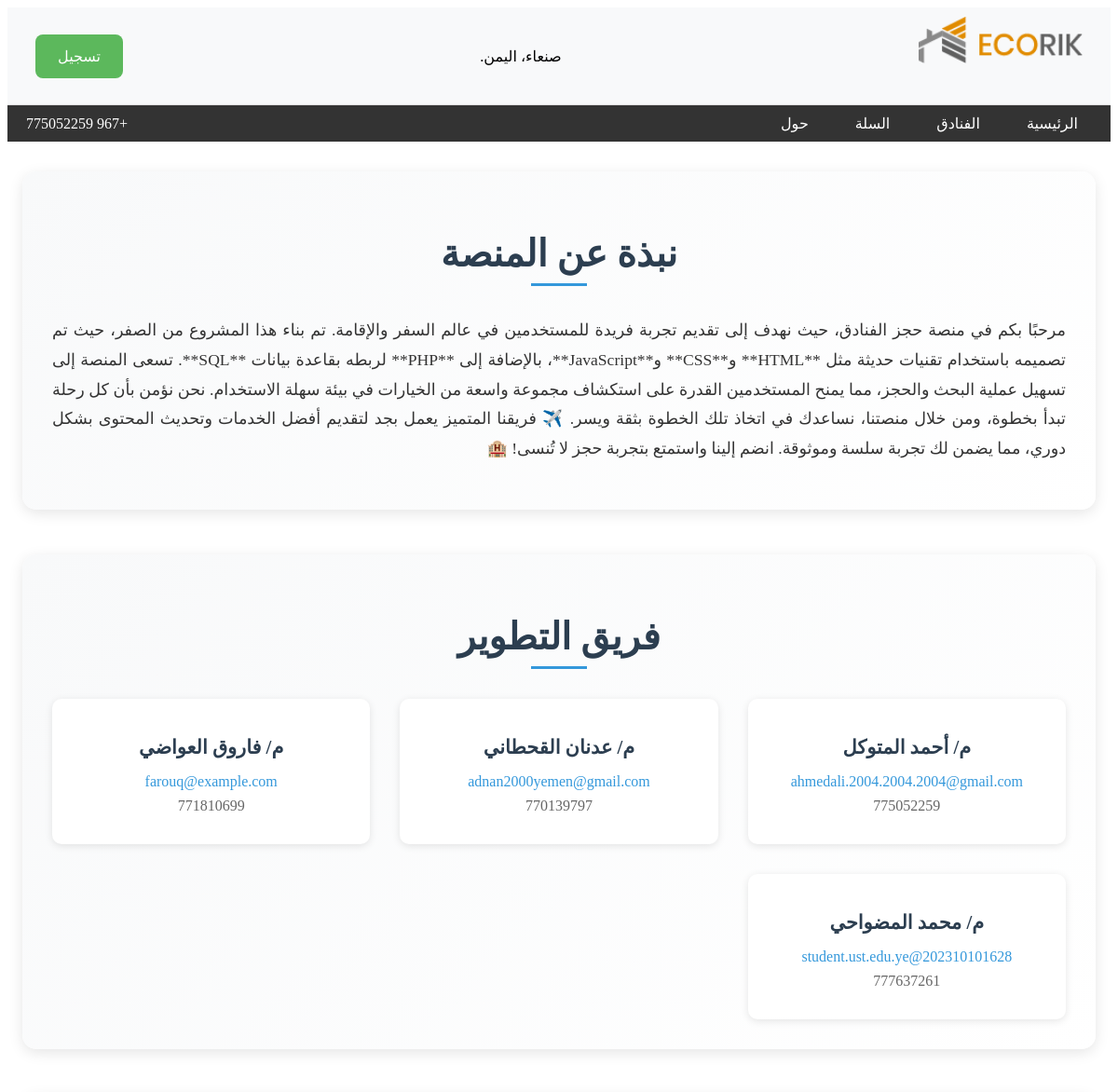
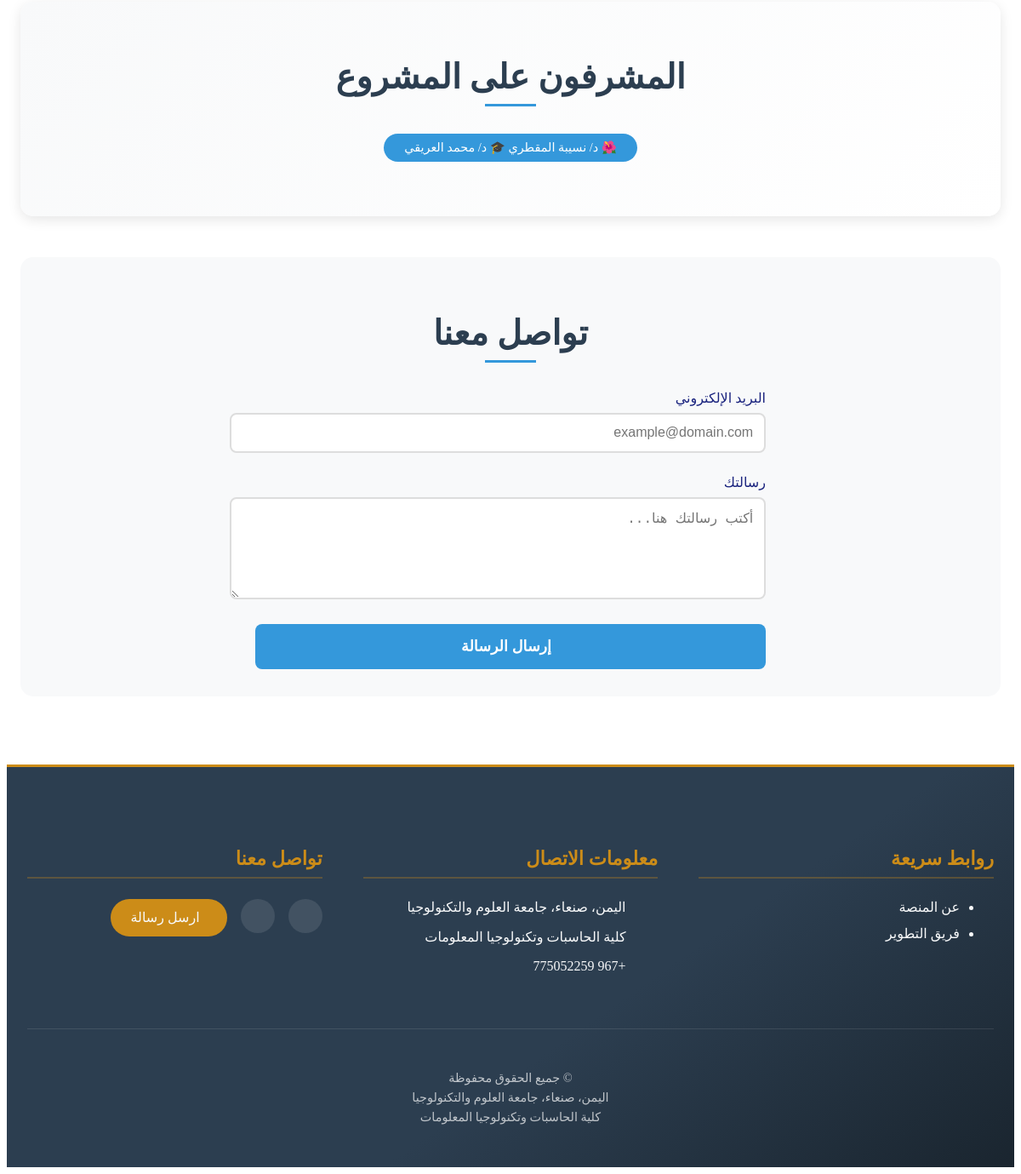
Page /about.php on the committed database (2 pictures, top to bottom).
### tables this page shows
CREATE TABLE `about` (
  `about_id` int(11) NOT NULL,
  `About_site` text NOT NULL
);

CREATE TABLE `developer_team` (
  `id` int(11) NOT NULL,
  `developer_name` varchar(100) NOT NULL,
  `developer_phone` varchar(15) NOT NULL,
  `developer_email` varchar(100) NOT NULL
);

### about.php (the view, shortened to what this page needs)
<?php
require_once('header.php');
require_once('nav.php');
include 'config.php';
$sql = "SELECT About_site FROM about LIMIT 1";
$result = $conn->query($sql);
if ($result && $result->num_rows > 0) {
    $row = $result->fetch_assoc();
    $about_site = $row['About_site'];
} else {
    $about_site = "لا توجد بيانات للعرض.";
}
$sql_developers = "SELECT developer_name, developer_email, developer_phone FROM developer_team";
$result_developers = $conn->query($sql_developers);
$developers = [];
if ($result_developers && $result_developers->num_rows > 0) {
    while ($row = $result_developers->fetch_assoc()) {
        $developers[] = [
            'name' => $row['developer_name'],
            'developer_email' => $row['developer_email'],
            'developer_phone' => $row['developer_phone']
        ];
    }
} else {
    $developers[] = ["name" => "لا توجد أسماء للفريق.", "developer_email" => "", "developer_phone" => ""];
}
$sql_supervisors = "SELECT Project_Supervisors FROM project_supervisors";
$result_supervisors = $conn->query($sql_supervisors);
$supervisors = [];
if ($result_supervisors && $result_supervisors->num_rows > 0) {
    while ($row = $result_supervisors->fetch_assoc()) {
        $supervisors[] = $row['Project_Supervisors'];
    }
} else {
    $supervisors[] = "لا توجد أسماء للمشرفين.";
}
?>
<main>
    <section class="about-section">
        <h2 class="section-title">نبذة عن المنصة</h2>
        <p class="about-content"><?php echo htmlspecialchars($about_site); ?></p>
    </section>
    <section class="about-section"  id="team">
        <h2 class="section-title" id="team">فريق التطوير</h2>
        <div class="team-grid">
            <?php foreach ($developers as $developer): ?>
                <div class="team-card">
                    <h3 class="developer-name"><?php echo htmlspecialchars($developer['name']); ?></h3>
                    <div class="developer-info">
                        <a href="mailto:<?php echo htmlspecialchars($developer['developer_email']); ?>">
                            <?php echo htmlspecialchars($developer['developer_email']); ?>
                        </a>
                    </div>
                    <div class="developer-info">
                        <?php echo htmlspecialchars($developer['developer_phone']); ?>
                    </div>
                </div>
            <?php endforeach; ?>
        </div>
    </section>
    <section class="about-section">
        <h2 class="section-title">المشرفون على المشروع</h2>
        <div class="supervisors-list">
            <?php foreach ($supervisors as $supervisor): ?>
                <div class="supervisor-badge">
                    <?php echo htmlspecialchars($supervisor); ?>
                </div>
            <?php endforeach; ?>
        </div>
    </section>
    <section class="contact-section" id="contact">
        <h2 class="section-title">تواصل معنا</h2>
        <form class="contact-form" method="POST" onsubmit="return confirmSubmission()">
            <div class="form-group">
                <label class="form-label" for="email">البريد الإلكتروني</label>
                <input
                    type="email"
                    id="email"
                    name="email"
                    class="form-input"
                    placeholder="example@domain.com"
                    required
                >
            </div>
            <div class="form-group">
                <label class="form-label" for="message">رسالتك</label>
                <textarea
                    id="message"
                    name="message"
                    class="form-textarea"
                    rows="5"
                    placeholder="أكتب رسالتك هنا..."
                    required
                ></textarea>
            </div>
            <button type="submit" class="submit-btn">
                <i class="fas fa-paper-plane"></i> إرسال الرسالة
            </button>
        </form>
    </section>
</main>
<?php
require_once('footer.php');
?>

### css/mystyle.css (style rules this page uses)
:root { --primary-color: #CC8C18; --secondary-color: #2c3e50; --accent-color: #e74c3c; --text-light: #ffffff; }
.form-group { position: relative; margin-bottom: 0; }
.form-label { display: block; margin-bottom: 0.5rem; color: #495057; font-weight: 500; }
:root { --primary-color: #2c3e50; --secondary-color: #3498db; --accent-color: #e74c3c; --light-bg: #f8f9fa; --text-color: #333; }
main { max-width: 1200px; margin: 2rem auto; padding: 0 1rem; }
.about-section { background: linear-gradient(135deg, var(--light-bg) 0%, #ffffff 100%); border-radius: 15px; padding: 2rem; box-shadow: 0 4px 15px rgba(0,0,0,0.1); margin-bottom: 3rem; }
.section-title { color: var(--primary-color); text-align: center; font-size: 2.5rem; margin-bottom: 2rem; position: relative; }
.section-title::after { content: ''; display: block; width: 60px; height: 3px; background: var(--secondary-color); margin: 0.5rem auto; }
.about-content { font-size: 1.1rem; line-height: 1.8; color: var(--text-color); text-align: justify; }
.team-grid { display: grid; grid-template-columns: repeat(auto-fit, minmax(250px, 1fr)); gap: 2rem; margin-top: 2rem; }
.team-card { background: white; border-radius: 10px; padding: 1.5rem; text-align: center; transition: transform 0.3s ease; box-shadow: 0 2px 8px rgba(0,0,0,0.1); }
.developer-name { color: var(--primary-color); font-size: 1.3rem; margin: 1rem 0; }
.developer-info { color: #666; margin: 0.5rem 0; }
.developer-info a { color: var(--secondary-color); text-decoration: none; }
.supervisors-list { display: flex; flex-wrap: wrap; gap: 1rem; justify-content: center; margin: 2rem 0; }
.supervisor-badge { background: var(--secondary-color); color: white; padding: 0.5rem 1.5rem; border-radius: 20px; font-size: 0.9rem; }
.contact-section { background: var(--light-bg); border-radius: 15px; padding: 2rem; margin-top: 3rem; }
.contact-form { max-width: 600px; margin: 0 auto; }
.form-label { display: block; margin-bottom: 0.5rem; color: var(--primary-color); font-weight: 600; }
.form-input, .form-textarea { width: 100%; padding: 0.8rem; border: 2px solid #ddd; border-radius: 8px; font-size: 1rem; transition: border-color 0.3s ease; }
.submit-btn { background: var(--secondary-color); color: white; padding: 1rem 2rem; border: none; border-radius: 8px; font-size: 1.1rem; cursor: pointer; transition: background 0.3s ease; width: 100%; }
.form-group { margin-bottom: 25px; position: relative; }
.form-group label { display: block; margin-bottom: 8px; color: #1a237e; font-weight: 500; }
input { width: 100%; padding: 12px 15px 12px 45px; border: 2px solid #e0e0e0; border-radius: 10px; font-size: 16px; transition: 0.3s; }
button { width: auto; padding: 14px; background: linear-gradient(45deg, #1a237e, #0d47a1); color: white; border: none; border-radius: 10px; font-size: 16px; font-weight: 600; cursor: pointer; transition: 0.3s; display: flex; align-items: center; justify-content: center; gap: 10px; }

### footer.php (style rules this page uses)
:root { --primary-gold: #CC8C18; --dark-bg: #2c3e50; --text-light: #f8f9fa; --hover-gold: #e0a800; }

### rows in the picture
about: About_site "مرحبًا بكم في منصة حجز الفنادق، حيث نهدف إلى تقديم تجربة فريدة للمستخدمين في عالم السفر والإقامة. تم بناء هذا المشروع من الصفر، حيث تم تصميمه باستخدام تقنيات حديثة مثل **HTML** و**CSS** و**JavaScript**، بالإضافة إلى **PHP** لربطه بقاعدة بيانات **SQL**. تسعى المنصة إلى تسهيل عملية البحث والحجز، مما يمنح المستخدمين القدرة على استكشاف مجموعة واسعة من الخيارات في بيئة سهلة الاستخدام. نحن نؤمن بأن كل رحلة تبدأ بخطوة، ومن خلال منصتنا، نساعدك في اتخاذ تلك الخطوة بثقة ويسر. ✈️ فريقنا المتميز يعمل بجد لتقديم أفضل الخدمات وتحديث المحتوى بشكل دوري، مما يضمن لك تجربة سلسة وموثوقة. انضم إلينا واستمتع بتجربة حجز لا تُنسى! 🏨"
developer_team: developer_name "م/ أحمد المتوكل", developer_email "ahmedali.2004.2004.2004@gmail.com", developer_phone "775052259"
developer_team: developer_name "م/ عدنان القحطاني", developer_email "adnan2000yemen@gmail.com", developer_phone "770139797"
developer_team: developer_name "م/ فاروق العواضي", developer_email "farouq@example.com", developer_phone "771810699"
developer_team: developer_name "م/ محمد المضواحي", developer_email "202310101628@student.ust.edu.ye", developer_phone "777637261"

### other values in the picture
$supervisor "🌺 د/ نسيبة المقطري 🎓 د/ محمد العريقي"
